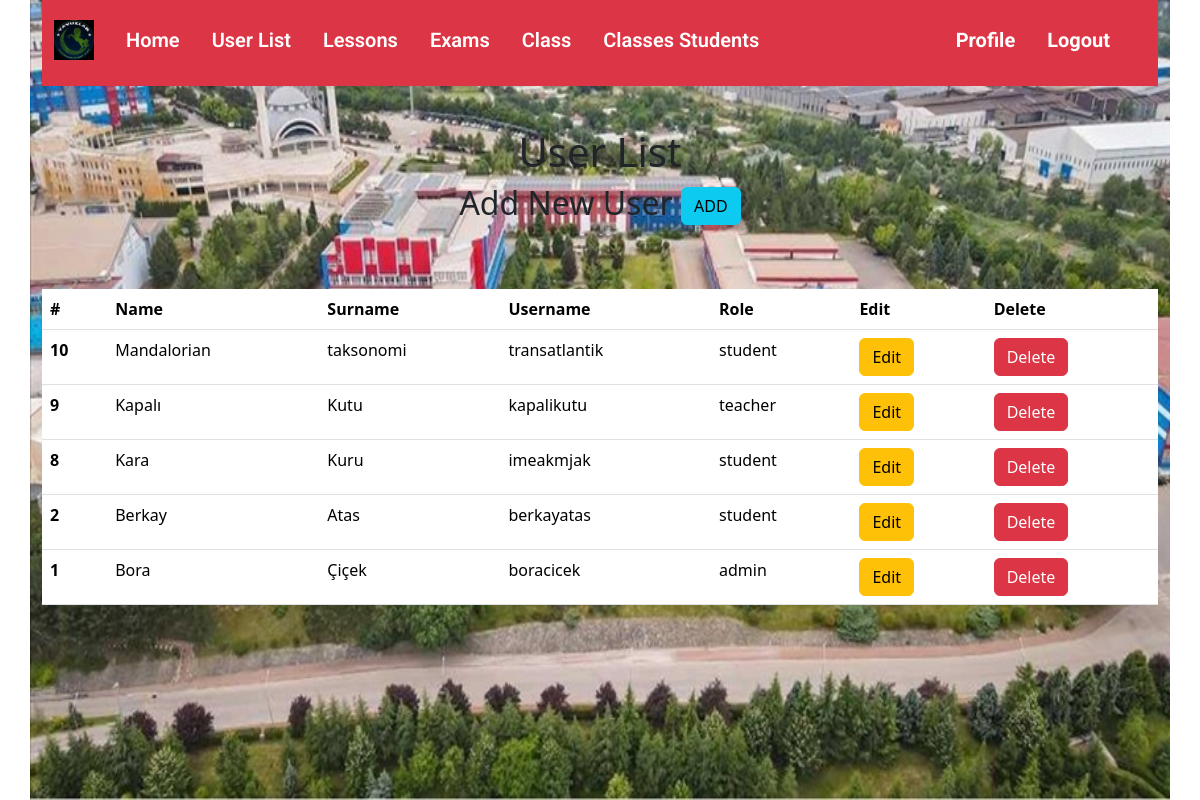
/userlist.php (signed in), run on the app's committed database.
### tables this page shows
CREATE TABLE `t_users` (
  `id` int(11) NOT NULL,
  `name` varchar(255) DEFAULT NULL,
  `surname` varchar(255) DEFAULT NULL,
  `username` varchar(255) NOT NULL,
  `password` text NOT NULL,
  `role` varchar(10) NOT NULL,
  `created_at` timestamp NOT NULL DEFAULT current_timestamp() ON UPDATE current_timestamp()
);

### dbconnect.php (called while the page is built, shortened)
<?php
$sName = "db";
$uName = "admin";
$pass = "admin";
$db_name = "obsdb";
try {
    $conn = new PDO("mysql:host=$sName;dbname=$db_name", $uName, $pass);
    $conn->setAttribute(PDO::ATTR_ERRMODE, PDO::ERRMODE_EXCEPTION);
    } catch(PDOException $e) {
    echo "Connection failed: " . $e->getMessage();
exit;
    }
    $usersTable = "t_users";
	$obsdb = $conn->prepare("SELECT * FROM $usersTable ORDER BY id DESC");
	$obsdb->execute();
	$users = $obsdb->fetchAll(PDO::FETCH_ASSOC);
    ?>

### userlist.php (the view, shortened to what this page needs)
<?php
include "dbconnect.php";
if (isset($_SESSION['id']) && isset($_SESSION['role']) && (isset($_SESSION['role'])=="admin")) {
?>
<!DOCTYPE html>
<html lang="en">
<head>
    <link rel="stylesheet" href="CSS/style.css">
    <link href="https://cdn.jsdelivr.net/npm/bootstrap@5.3.2/dist/css/bootstrap.min.css" rel="stylesheet">
</head>
<body>
    <div class="container container-plus">
        <?php
        include("include/navbar.php");
        ?>
        <div class="row justify-content-center  mt-5">
            <div class="col-md-8">
                <div class="text-center">
                    <h1>User List</h1>
                    <h2><p>Add New User <a href="AddUser.php" class="btn btn-info" role="button" >ADD</a></p></h2>
                </div>
            </div>
        </div>
        <div class="row">
<div class="col-md-12 mt-5">
<div class="table-wrap">
<table class="table">
<thead class="thead-primary">
<tr>
<th>#</th>
<th>Name</th>
<th>Surname</th>
<th>Username</th>
<th>Role</th>
<th>Edit</th>
<th>Delete</th>
</tr>
</thead>
<tbody>
    <?php
    foreach($users as $user){
    ?>
    <tr>
<th scope="row"><?php echo $user["id"]; ?></th>
<td><?php echo $user["name"]; ?></td>
<td><?php echo $user["surname"]; ?></td>
<td><?php echo $user["username"]; ?></td>
<td><?php echo $user["role"]; ?></td>
<td><a href="EditUser.php?id=<?php echo $user["id"]; ?>" class="btn btn-block btn-warning">Edit</a></td>
<td><a href="app/user/deleteUser.php?id=<?php echo $user["id"]; ?>" class="btn btn-block btn-danger">Delete</a></td>
</tr>
    <?php
    }
    ?>
</tbody>
</table>
</div>
</div>
</div>
        </div>
</body>
</html>
<?php } else {
    header("Location: login.php");
    exit;
} ?>

### CSS/style.css (style rules this page uses)
* { margin:0; padding:0; }
.container-plus { background:url(../img/image.jpg); height: 100vh; background-size: 100% 100%; }

### data on the page
t_users: id "10", name "Mandalorian", surname "taksonomi", username "transatlantik", role "student"
t_users: id "9", name "Kapalı", surname "Kutu", username "kapalikutu", role "teacher"
t_users: id "8", name "Kara", surname "Kuru", username "imeakmjak", role "student"
t_users: id "2", name "Berkay", surname "Atas", username "berkayatas", role "student"
t_users: id "1", name "Bora", surname "Çiçek", username "boracicek", role "admin"
